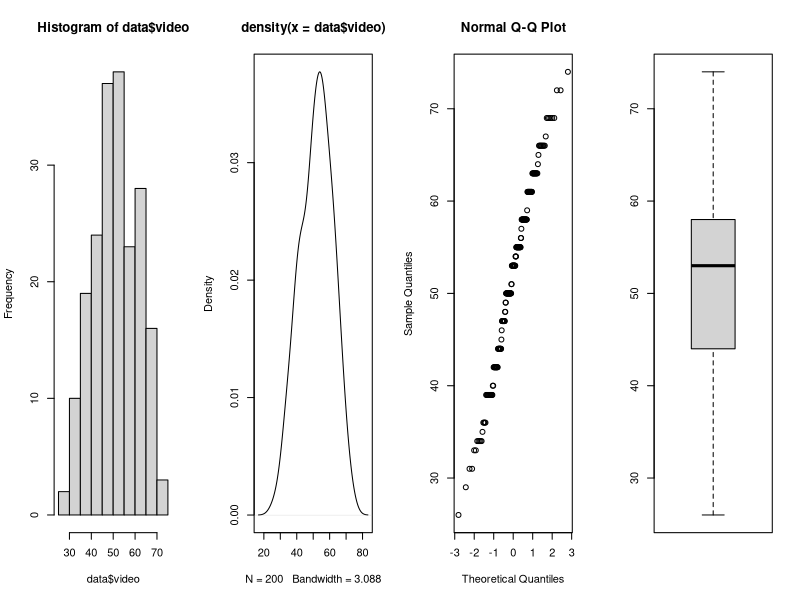
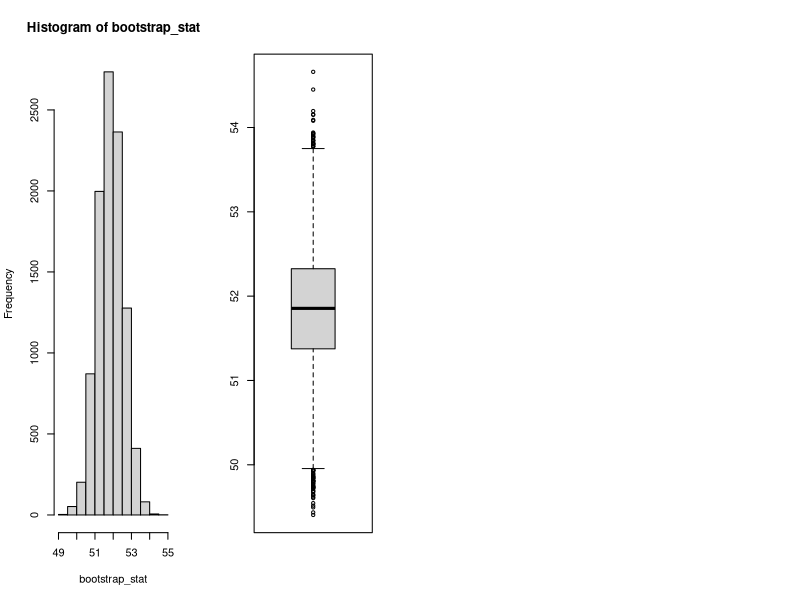
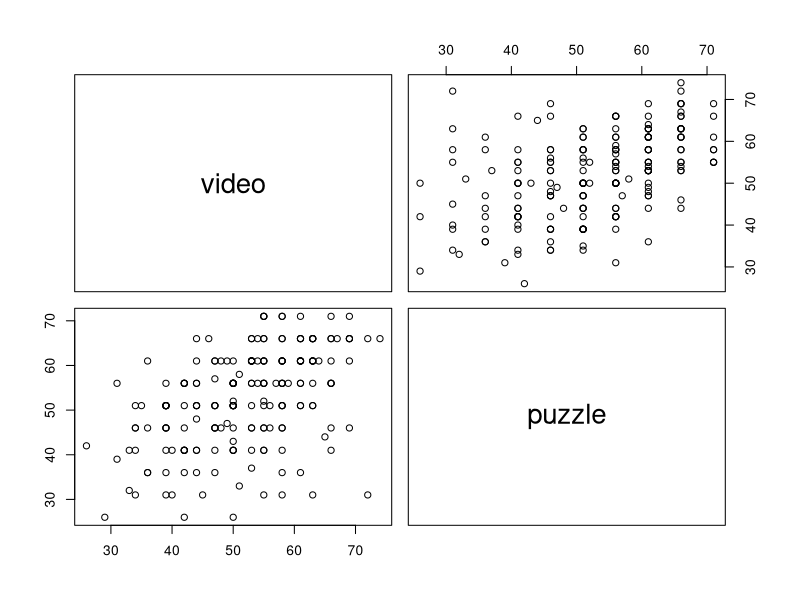

Source code (R) for these figures, in order:
## ---- chunk 1
data <- read.table("./Ice_cream-1.csv", header = TRUE, sep = ",")
## ---- chunk 2
mu <- mean(data$video)
par(mfrow=c(1,4))
hist(data$video)
plot(density(data$video))
qqnorm(data$video)
boxplot(data$video)
## ---- chunk 3
n <- length(data$video)
sd_sample <- sd(data$video)
sem <- sd_sample / sqrt(n)
z_score <- qnorm(1 - 0.015)
margin_error <- z_score * sem
lower_bound <- mu - margin_error
upper_bound <- mu + margin_error
lower_bound; upper_bound
## ---- chunk 4
n_min = (z_score^2) * (sd_sample^2) / (1.5^2)
n_min
## ---- chunk 5
# BOOTSTRAP 97% CONFIDENCE INTERVAL
b_count <- 10000
bootstrap_stat <- numeric(b_count)
for (i in 1:b_count) {
    bootstrap_sample <- sample(data$video, replace=TRUE)
    bootstrap_stat[i] <- mean(bootstrap_sample)
}
par(mfrow=c(1,4))
hist(bootstrap_stat)
boxplot(bootstrap_stat)

bootstrap_conf_int <- quantile(bootstrap_stat, c(0.015, 0.985))
s <- sum(bootstrap_stat<bootstrap_conf_int[1])
bootstrap_conf_int_check <- c(2*mu-bootstrap_conf_int[2] ,2*mu-bootstrap_conf_int[1])
bootstrap_conf_int
## ---- chunk 6
t_test_result <- t.test(
    data$video,
    mu = 50,
    alternative = "greater"
)
t_test_result
## ---- chunk 7
t_test51_result <- t.test(
    data$video,
    mu = 51,
    alternative = "greater"
)
t_test51_result
## ---- chunk 8
# SIGN TEST
test_median <- 50
larger_median <- sum(data$video > test_median)
sign_result <- binom.test(
    larger_median, n, 
    conf.level = .97, 
    alternative = 'greater'
)

wilcox_result <- wilcox.test(data$video, mu=test_median, alternative = 'greater')
sign_result; wilcox_result
## ---- chunk 9
#wilcox_25_result <- wilcox.test(data$video, mu=42, alternative = 'less')

count_lt_42 <- sum(data$video < 42)

# both should be the same tests
sign_25_result <- binom.test(count_lt_42, n, p = 0.25, alternative = "less")
#prop_25_result <- prop.test(x = count_lt_42, n = n, p = 0.25, alternative = "less")
sign_25_result
## ---- chunk 10
b2_count <- 10000
b2_stat <- numeric(b2_count)
for (i in 1:b2_count) {
    b2_sample <- sample(data$video, replace=TRUE)
    b2_stat[i] <- min(b2_sample)
}
## ---- chunk 11
vid_female <- data$video[data$female==1]
vid_male <- data$video[data$female==0]

mf_t_result <- t.test(vid_male, vid_female, alternative = 'greater')
mf_wilcox_result <- wilcox.test(vid_male, vid_female, alternative = 'greater')
mf_ks_result <- ks.test(vid_male, vid_female, alternative = 'greater')

mf_t_result; mf_wilcox_result; mf_ks_result
## ---- chunk 12
video_puzzle <- data[c('video', 'puzzle')]
cor_result <- round(cor(video_puzzle), 3)
pairs(video_puzzle)
cor_test_result <- cor.test(video_puzzle$video, video_puzzle$puzzle)
t_result <- t.test(
    video_puzzle$puzzle,
    video_puzzle$video,
    alternative = 'greater',
    paired = TRUE
)

cor_result; t_result
